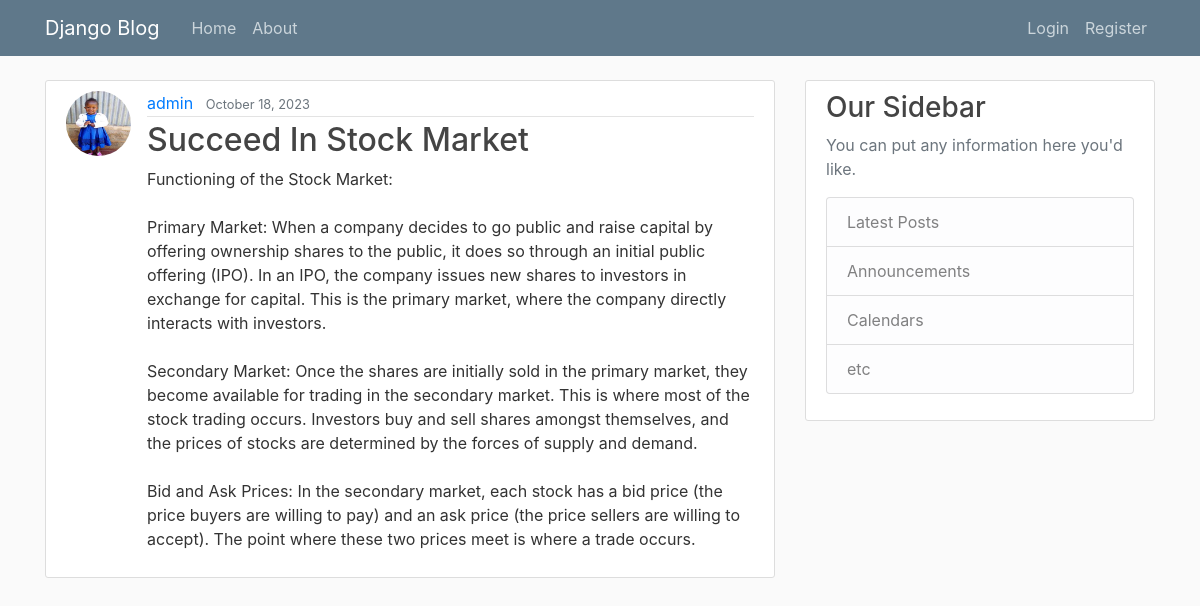
The app's page /post/2/ with its own data.
### blog/models.py (models this page shows, shortened)
class Post(models.Model):
    title = models.CharField(max_length=100)
    content = models.TextField()
    date_posted = models.DateTimeField(default=timezone.now)
    author = models.ForeignKey(User, on_delete=models.CASCADE)

### users/models.py (models this page shows, shortened)
class Profile(models.Model):
    user = models.OneToOneField(User, on_delete=models.CASCADE)
    image = models.ImageField(default='default.jpg', upload_to='profile_pics')

### blog/views.py (the view)
# urls.py: path('post/<int:pk>/', PostDetailView.as_view(), name='post-detail'),
class PostDetailView(DetailView):
    model = Post

### blog/templates/blog/post_detail.html (shortened to what this page needs)
{% extends "blog/base.html" %}
{% block content %}
  <article class="media content-section">
    <img class="rounded-circle article-img" src="{{ object.author.profile.image.url }}">
    <div class="media-body">
      <div class="article-metadata">
        <a class="mr-2" href="{% url 'user-posts' object.author.username %}">{{ object.author }}</a>
        <small class="text-muted">{{ object.date_posted|date:"F d, Y" }}</small>
      </div>
      <h2 class="article-title">{{ object.title }}</h2>
      <p class="article-content">{{ object.content }}</p>
    </div>
  </article>
{% endblock content %}

### blog/static/blog/main.css (style rules this page uses)
body { background: #fafafa; color: #333333; margin-top: 5rem; }
h1, h2, h3, h4, h5, h6 { color: #444444; }
.content-section { background: #ffffff; padding: 10px 20px; border: 1px solid #dddddd; border-radius: 3px; margin-bottom: 20px; }
.article-title { color: #444444; }
.article-content { white-space: pre-line; }
.article-img { height: 65px; width: 65px; margin-right: 16px; }
.article-metadata { padding-bottom: 1px; margin-bottom: 4px; border-bottom: 1px solid #e3e3e3 }

### records on screen
Post: author.profile.image (picture), author "admin", date_posted "October 18, 2023", title "Succeed In Stock Market", content "Functioning of the Stock Market: Primary Market: When a company decides to go public and raise capital by offering ownership shares to the public, it does so through an initial public offering (IPO). In an IPO, the company issues new shares to investors in exchange for capital. This is the primary market, where the company directly interacts with investors. Secondary Market: Once the shares are initially sold in the primary market, they become available for trading in the secondary market. This is where most of the stock trading occurs. Investors buy and sell shares amongst themselves, and the prices of stocks are determined by the forces of supply and demand. Bid and Ask Prices: In the…"
